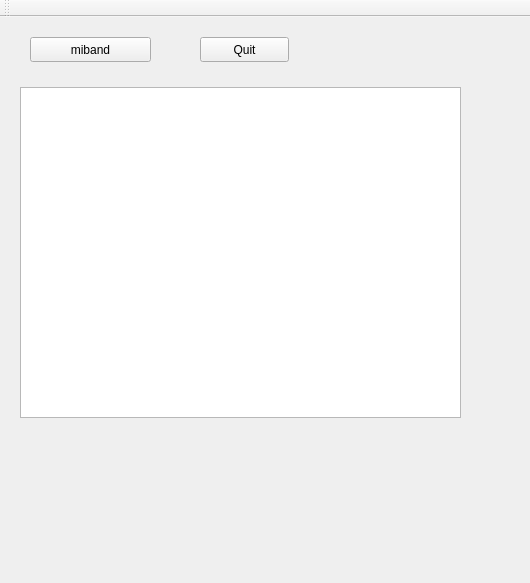
<?xml version="1.0" encoding="UTF-8"?>
<ui version="4.0">
 <class>MainWindow</class>
 <widget class="QMainWindow" name="MainWindow">
  <property name="geometry">
   <rect>
    <x>0</x>
    <y>0</y>
    <width>530</width>
    <height>583</height>
   </rect>
  </property>
  <property name="windowTitle">
   <string>MainWindow</string>
  </property>
  <widget class="QWidget" name="centralwidget">
   <property name="enabled">
    <bool>true</bool>
   </property>
   <widget class="QPushButton" name="micon">
    <property name="geometry">
     <rect>
      <x>30</x>
      <y>20</y>
      <width>121</width>
      <height>25</height>
     </rect>
    </property>
    <property name="text">
     <string>miband</string>
    </property>
   </widget>
   <widget class="QListWidget" name="list">
    <property name="geometry">
     <rect>
      <x>20</x>
      <y>70</y>
      <width>441</width>
      <height>331</height>
     </rect>
    </property>
   </widget>
   <widget class="QPushButton" name="quit">
    <property name="geometry">
     <rect>
      <x>200</x>
      <y>20</y>
      <width>89</width>
      <height>25</height>
     </rect>
    </property>
    <property name="text">
     <string>Quit</string>
    </property>
   </widget>
  </widget>
  <widget class="QMenuBar" name="menubar">
   <property name="geometry">
    <rect>
     <x>0</x>
     <y>0</y>
     <width>530</width>
     <height>22</height>
    </rect>
   </property>
  </widget>
  <widget class="QToolBar" name="toolBar">
   <property name="windowTitle">
    <string>toolBar</string>
   </property>
   <attribute name="toolBarArea">
    <enum>TopToolBarArea</enum>
   </attribute>
   <attribute name="toolBarBreak">
    <bool>false</bool>
   </attribute>
  </widget>
 </widget>
 <resources/>
 <connections>
  <connection>
   <sender>quit</sender>
   <signal>clicked()</signal>
   <receiver>MainWindow</receiver>
   <slot>close()</slot>
   <hints>
    <hint type="sourcelabel">
     <x>244</x>
     <y>65</y>
    </hint>
    <hint type="destinationlabel">
     <x>264</x>
     <y>291</y>
    </hint>
   </hints>
  </connection>
 </connections>
</ui>
